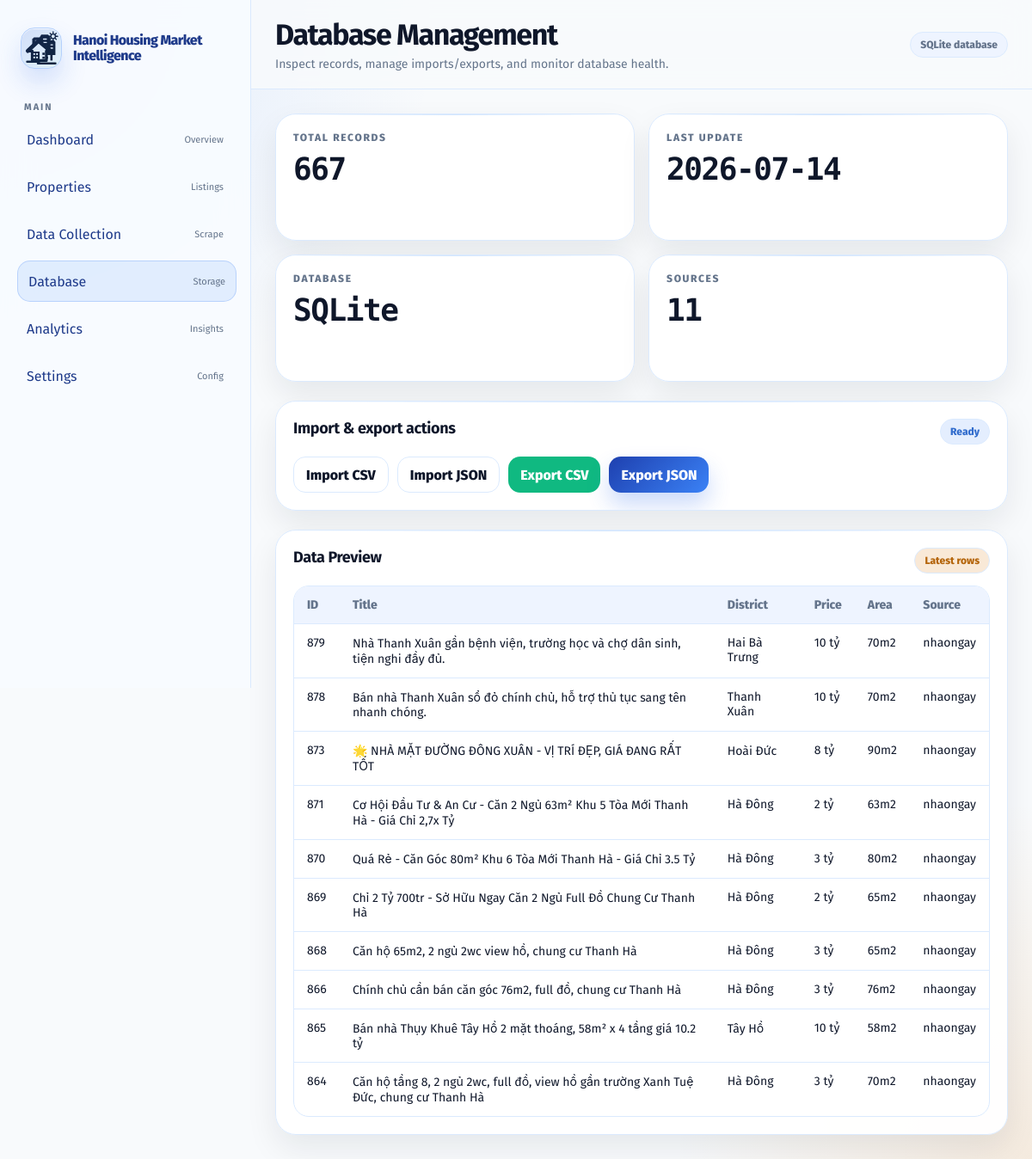
The page /database on the database its author committed.
### tables this page shows
CREATE TABLE properties (
                id INTEGER PRIMARY KEY AUTOINCREMENT,
                title TEXT,
                district TEXT,
                address TEXT,
                price REAL,
                price_text TEXT,
                area REAL,
                area_text TEXT,
                property_type TEXT,
                listing_date TEXT,
                source TEXT,
                url TEXT,
                created_at TEXT DEFAULT CURRENT_TIMESTAMP
            , ai_predicted_price REAL, ai_valuation_report TEXT);

### app.py (the view)
@app.get("/database")
def database():
    rows = _database_rows()
    preview_rows = rows[:10]
    sources = {row.get("source") for row in rows if row.get("source")}
    return render_template(
        "database.html",
        db_stats={
            "total_records": len(rows),
            "last_update": max((row.get("created_at") or "" for row in rows), default="—")[:10] or "—",
            "database_size": "SQLite",
            "sources": len(sources),
        },
        preview_rows=preview_rows,
    )

### app.py (called while the page is built)
@app.after_request
def add_response_headers(response):
    response.headers['Access-Control-Allow-Origin'] = '*'
    response.headers['Access-Control-Allow-Methods'] = 'GET, POST, OPTIONS'
    response.headers['Access-Control-Allow-Headers'] = 'Content-Type'
    response.headers['Cache-Control'] = 'no-store'
    return response

def _database_rows():
    return [dict(row) for row in PropertyRepository().fetch_all()]

### src/database/db_connection.py (called while the page is built)
def get_connection():
    DB_PATH.parent.mkdir(parents=True, exist_ok=True)
    conn = sqlite3.connect(DB_PATH)
    conn.row_factory = sqlite3.Row
    return conn

### src/database/property_repository.py (called while the page is built)
    def fetch_all(self):
        conn = get_connection()
        try:
            return conn.execute("SELECT * FROM properties ORDER BY id DESC").fetchall()
        finally:
            conn.close()

### templates/database.html (shortened to what this page needs)
<!doctype html>
<html lang="en">
  <head>
    <link rel="stylesheet" href="{{ url_for('static', filename='css/style.css') }}" />
  </head>
  <body>
    <div class="app-shell">
      <aside class="sidebar"><div class="brand"><div class="brand-mark" aria-hidden="true"></div><h2>Hanoi Housing Market Intelligence</h2></div><nav class="nav-group"><div class="nav-group-title">Main</div><a class="nav-link" href="/dashboard">Dashboard <small>Overview</small></a><a class="nav-link" href="/properties">Properties <small>Listings</small></a><a class="nav-link" href="/data-collection">Data Collection <small>Scrape</small></a><a class="nav-link active" href="/database">Database <small>Storage</small></a><a class="nav-link" href="/analytics">Analytics <small>Insights</small></a><a class="nav-link" href="/settings">Settings <small>Config</small></a></nav></aside>
      <main class="main-panel">
        <header class="topbar"><div><h1>Database Management</h1><p>Inspect records, manage imports/exports, and monitor database health.</p></div><div class="topbar-actions"><span class="chip">SQLite database</span></div></header>
        <section class="page-content">
          <section class="kpi-grid">
            <article class="card stat-card"><span class="stat-label">Total records</span><span class="stat-value">{{ db_stats.total_records }}</span></article>
            <article class="card stat-card"><span class="stat-label">Last update</span><span class="stat-value">{{ db_stats.last_update }}</span></article>
            <article class="card stat-card"><span class="stat-label">Database</span><span class="stat-value">{{ db_stats.database_size }}</span></article>
            <article class="card stat-card"><span class="stat-label">Sources</span><span class="stat-value">{{ db_stats.sources }}</span></article>
          </section>
          <article class="card">
            <div class="panel-header"><h3>Import & export actions</h3><span class="badge badge-info">Ready</span></div>
            <div class="topbar-actions">
              <form action="{{ url_for('import_database_csv') }}" method="post" enctype="multipart/form-data" class="inline-upload-form">
                <label class="btn btn-secondary" for="importCsvInput">Import CSV</label>
              </form>
              <form action="{{ url_for('import_database_json') }}" method="post" enctype="multipart/form-data" class="inline-upload-form">
                <label class="btn btn-secondary" for="importJsonInput">Import JSON</label>
              </form>
              <a class="btn btn-success" href="{{ url_for('export_database_csv') }}">Export CSV</a>
              <a class="btn btn-primary" href="{{ url_for('export_database_json') }}">Export JSON</a>
            </div>
          </article>
          <article class="card">
            <div class="panel-header"><h3>Data Preview</h3><span class="badge badge-warn">Latest rows</span></div>
            <div class="table-wrap"><table class="table"><thead><tr><th>ID</th><th>Title</th><th>District</th><th>Price</th><th>Area</th><th>Source</th></tr></thead><tbody>
              {% for row in preview_rows %}
                <tr><td>{{ row.id }}</td><td>{{ row.title or 'Untitled listing' }}</td><td>{{ row.district or 'Unknown' }}</td><td>{{ row.price_text or row.price or '—' }}</td><td>{{ row.area_text or row.area or '—' }}</td><td>{{ row.source or 'unknown' }}</td></tr>
              {% else %}
                <tr><td colspan="6" class="muted">No records found.</td></tr>
              {% endfor %}
            </tbody></table></div>
          </article>
        </section>
      </main>
    </div>
  </body>
</html>

### rows shown on the page
properties: id "879", title "Nhà Thanh Xuân gần bệnh viện, trường học và chợ dân sinh, tiện nghi đầy đủ.", district "Hai Bà Trưng", price_text "10 tỷ", area_text "70m2", source "nhaongay"
properties: id "878", title "Bán nhà Thanh Xuân sổ đỏ chính chủ, hỗ trợ thủ tục sang tên nhanh chóng.", district "Thanh Xuân", price_text "10 tỷ", area_text "70m2", source "nhaongay"
properties: id "873", title "🌟 NHÀ MẶT ĐƯỜNG ĐÔNG XUÂN - VỊ TRÍ ĐẸP, GIÁ ĐANG RẤT TỐT", district "Hoài Đức", price_text "8 tỷ", area_text "90m2", source "nhaongay"
properties: id "871", title "Cơ Hội Đầu Tư & An Cư - Căn 2 Ngủ 63m² Khu 5 Tòa Mới Thanh Hà - Giá Chỉ 2,7x Tỷ", district "Hà Đông", price_text "2 tỷ", area_text "63m2", source "nhaongay"
properties: id "870", title "Quá Rẻ - Căn Góc 80m² Khu 6 Tòa Mới Thanh Hà - Giá Chỉ 3.5 Tỷ", district "Hà Đông", price_text "3 tỷ", area_text "80m2", source "nhaongay"
properties: id "869", title "Chỉ 2 Tỷ 700tr - Sở Hữu Ngay Căn 2 Ngủ Full Đồ Chung Cư Thanh Hà", district "Hà Đông", price_text "2 tỷ", area_text "65m2", source "nhaongay"
properties: id "868", title "Căn hộ 65m2, 2 ngủ 2wc view hồ, chung cư Thanh Hà", district "Hà Đông", price_text "3 tỷ", area_text "65m2", source "nhaongay"
properties: id "866", title "Chính chủ cần bán căn góc 76m2, full đồ, chung cư Thanh Hà", district "Hà Đông", price_text "3 tỷ", area_text "76m2", source "nhaongay"
properties: id "865", title "Bán nhà Thụy Khuê Tây Hồ 2 mặt thoáng, 58m² x 4 tầng giá 10.2 tỷ", district "Tây Hồ", price_text "10 tỷ", area_text "58m2", source "nhaongay"
properties: id "864", title "Căn hộ tầng 8, 2 ngủ 2wc, full đồ, view hồ gần trường Xanh Tuệ Đức, chung cư Thanh Hà", district "Hà Đông", price_text "3 tỷ", area_text "70m2", source "nhaongay"

### other values the page prints
{{ db_stats.total_records }} "667"
{{ db_stats.last_update }} "2026-07-14"
{{ db_stats.database_size }} "SQLite"
{{ db_stats.sources }} "11"
